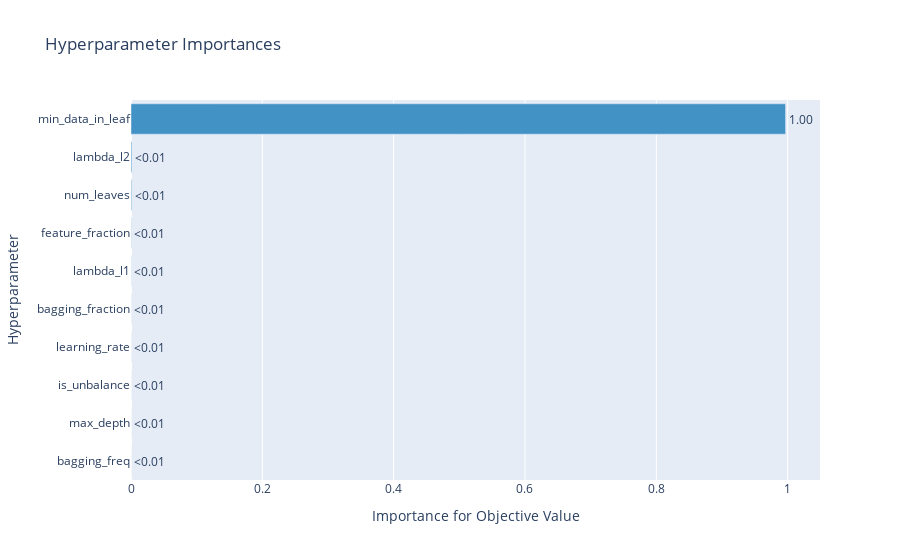

This figure's notebook cell:
### Code cell
optuna.visualization.plot_param_importances(study)

### Figure 1 — Plotly figure (JSON) as saved in the notebook; plotly's stock layout.template omitted (floating-point values rounded to 4 significant figures)
{"data": [{"cliponaxis": false, "hovertemplate": ["bagging_freq (CategoricalDistribution): 0.0<extra></extra>", "max_depth (IntDistribution): 7.369087999570677e-06<extra></extra>", "is_unbalance (CategoricalDistribution): 5.729375918796702e-05<extra></extra>", "learning_rate (FloatDistribution): 9.668376166887055e-05<extra></extra>", "bagging_fraction (FloatDistribution): 0.0001247375021290925<extra></extra>", "lambda_l1 (FloatDistribution): 0.00023587236319998087<extra></extra>", "feature_fraction (FloatDistribution): 0.000369391988804589<extra></extra>", "num_leaves (IntDistribution): 0.0010172024780279532<extra></extra>", "lambda_l2 (FloatDistribution): 0.0012689491317507704<extra></extra>", "min_data_in_leaf (IntDistribution): 0.9968224999272314<extra></extra>"], "marker": {"color": "rgb(66,146,198)"}, "orientation": "h", "text": ["<0.01", "<0.01", "<0.01", "<0.01", "<0.01", "<0.01", "<0.01", "<0.01", "<0.01", "1.00"], "textposition": "outside", "type": "bar", "x": [0, 7.369e-06, 5.729e-05, 9.668e-05, 0.0001247, 0.0002359, 0.0003694, 0.001017, 0.001269, 0.9968], "y": ["bagging_freq", "max_depth", "is_unbalance", "learning_rate", "bagging_fraction", "lambda_l1", "feature_fraction", "num_leaves", "lambda_l2", "min_data_in_leaf"]}], "layout": {"showlegend": false, "title": {"text": "Hyperparameter Importances"}, "xaxis": {"title": {"text": "Importance for Objective Value"}}, "yaxis": {"title": {"text": "Hyperparameter"}}}}
